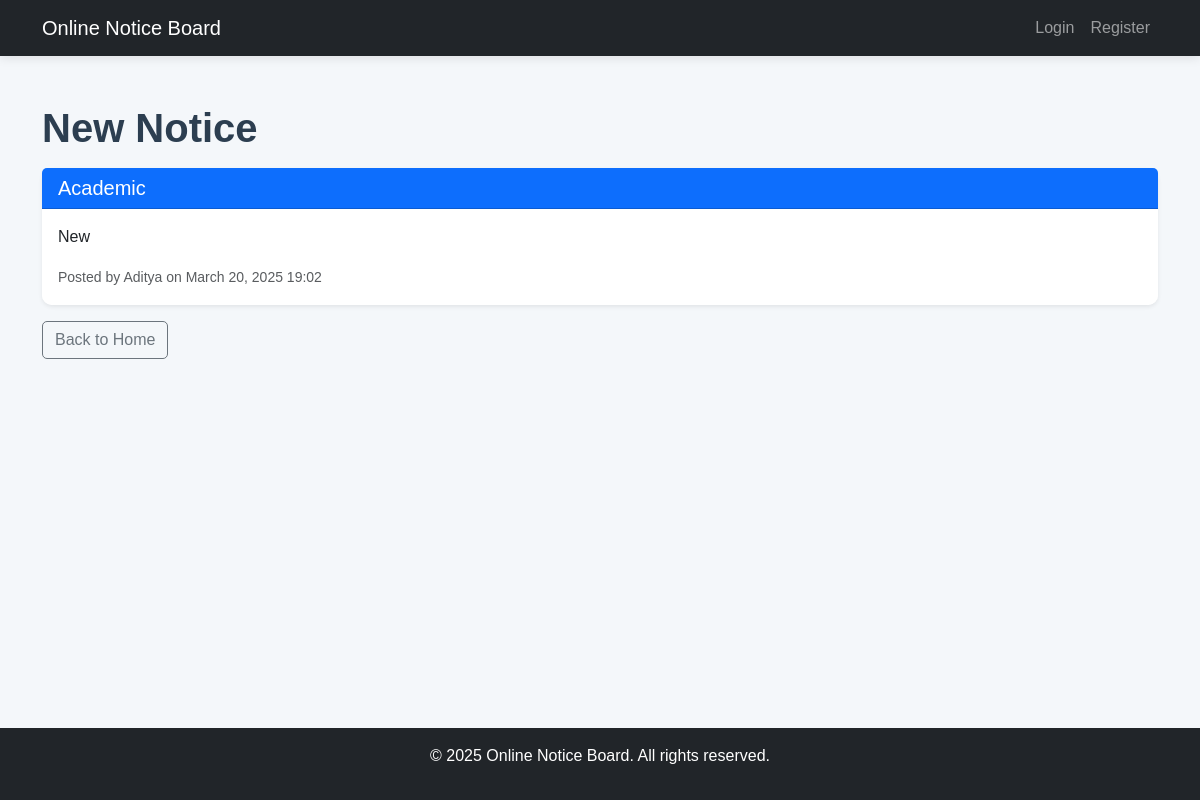
/notice/2/, run on the app's committed database.
### Home/models.py (models this page shows, shortened)
class Notice(models.Model):
    CATEGORY_CHOICES = [
        ('General', 'General'),
        ('Event', 'Event'),
        ('Urgent', 'Urgent'),
        ('Academic', 'Academic'),
    ]
    title = models.CharField(max_length=200)
    content = models.TextField()
    category = models.CharField(max_length=20, choices=CATEGORY_CHOICES, default='General')
    date_posted = models.DateTimeField(auto_now_add=True)
    author = models.ForeignKey(User, on_delete=models.CASCADE, null=True)
    class Meta:
        ordering = ['-date_posted']

### Home/views.py (the view)
# urls.py: path('notice/<int:pk>/', views.notice_detail, name='notice_detail'),
def notice_detail(request, pk):
    notice = get_object_or_404(Notice, pk=pk)
    context = {'notice': notice}
    return render(request, 'notice_detail.html', context)

### templates/notice_detail.html (shortened to what this page needs)
{% extends 'base.html' %}
{% block content %}
    <h1 class="mb-3">{{ notice.title }}</h1>
    <div class="card shadow-sm">
        <div class="card-header {% if notice.category == 'Urgent' %}bg-danger text-white{% elif notice.category == 'Event' %}bg-success text-white{% else %}bg-primary text-white{% endif %}">
            <h5 class="mb-0">{{ notice.category }}</h5>
        </div>
        <div class="card-body">
            <p>{{ notice.content }}</p>
            <small class="text-muted">Posted by {{ notice.author }} on {{ notice.date_posted|date:"F d, Y H:i" }}</small>
        </div>
    </div>
    <a href="{% url 'home' %}" class="btn btn-outline-secondary mt-3">Back to Home</a>
{% endblock %}

### static/css/style.css (style rules this page uses)
body { font-family: 'Arial', sans-serif; background-color: #f4f7fa; color: #333; }
h1 { font-weight: 700; color: #2c3e50; }
.card { border: none; border-radius: 10px; transition: transform 0.3s ease, box-shadow 0.3s ease; }
.card-header { border-radius: 10px 10px 0 0; font-weight: 600; }
.card-body { background-color: #fff; border-radius: 0 0 10px 10px; }
.btn { border-radius: 5px; }

### data on the page
Notice: title "New Notice", category "Academic", content "New", author "Aditya", date_posted "March 20, 2025 19:02"
